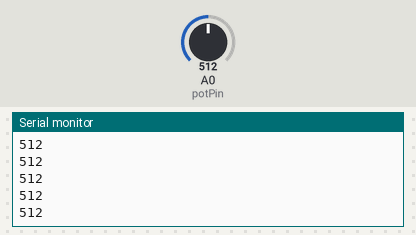
The sketch below on a simulated Arduino Uno, built with avr-gcc and run on an emulated ATmega328P. Parts: the last lines printed to the serial monitor. The inputs (shaded band) are chosen by the test bench; at power-on: A0 (potPin) = 512.

Above: at 1.2 s.
1.3 s: A0 (potPin) set to 716
At 1.31 s:
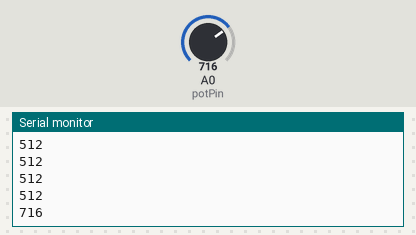
2.8 s: A0 (potPin) set to 900
At 2.81 s:
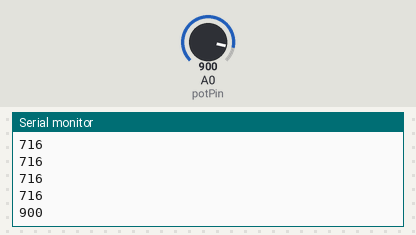
Timing chart, 0 to 5.8 s (numbered marks = the images above; inputs shaded):
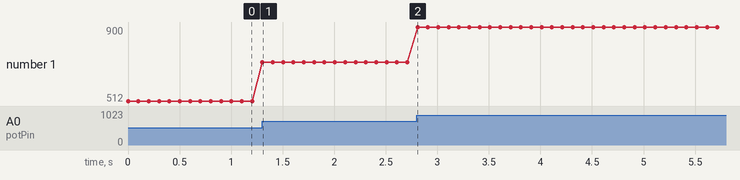

Measured:
- after the input at 1.3 s, the serial monitor: prints a new line at once (image 1)
- after the input at 2.8 s, the serial monitor: prints a new line at once (image 2)
- plotted number 1: 512 → 716 after the input at 1.3 s, 716 → 900 after the input at 2.8 s

The sketch:

basic_pot_sketch.ino
```cpp
/**
 * Reads the value of a potentiometer connected to analog pin 2
 * and prints it out to the serial port 10 times per second
 */

int potPin =0;   //input pin for the potentiometer
int val = 0;      //current value of the potentiometer

void setup() {
  Serial.begin(9600);

}

void loop() {
  val = analogRead(potPin);     //read value from pot
  Serial.print(val);            //print value to serial
  Serial.print("\n");
  delay(100);
}
```
